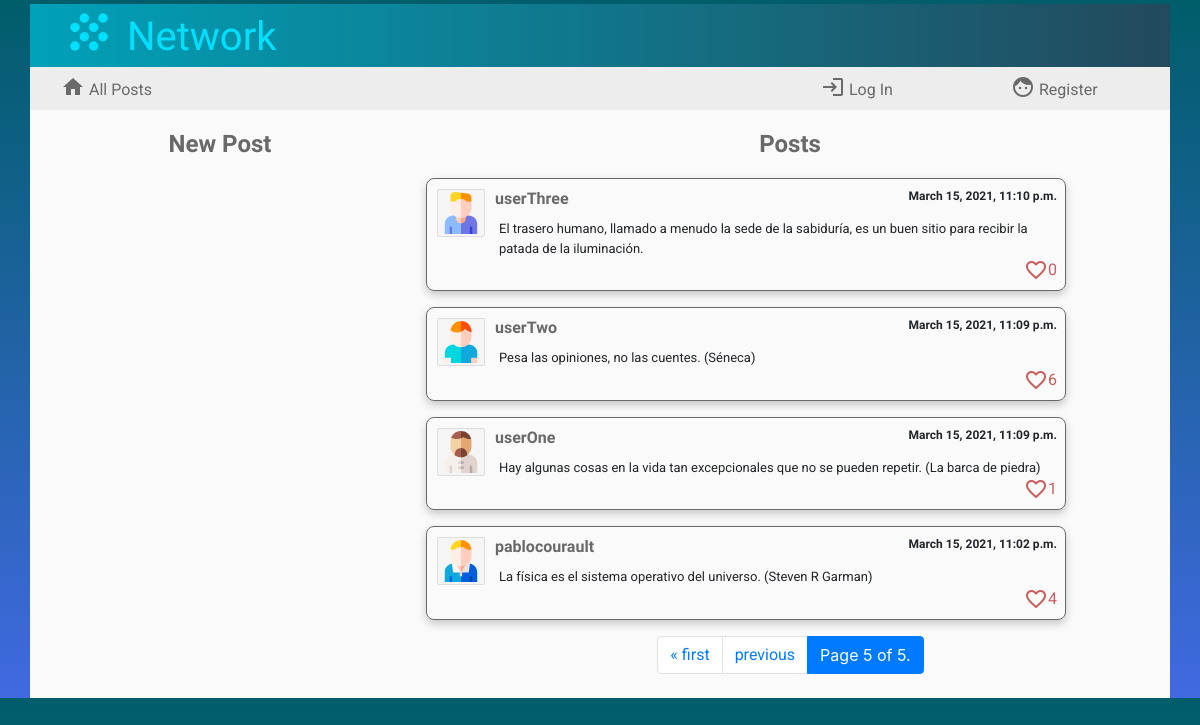
The app's page /?page=8, older data.
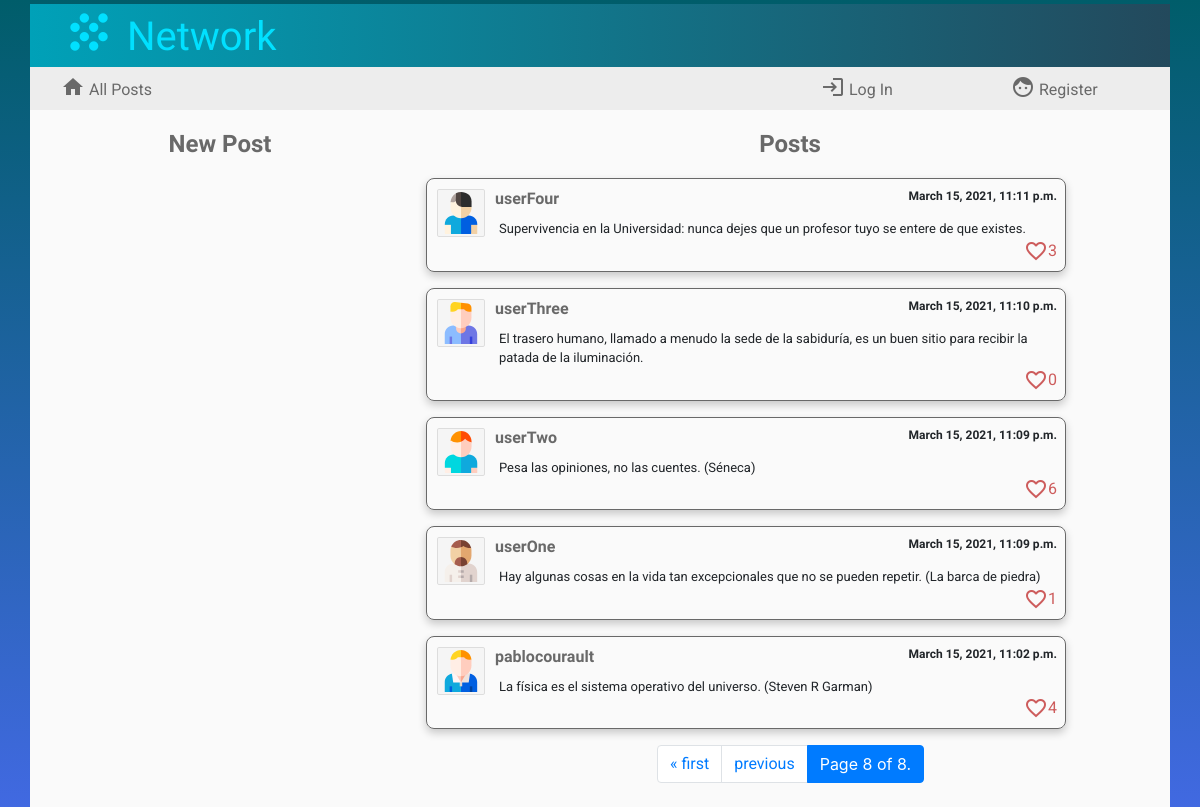
The same page, newer data.
### network/models.py (models this page shows, shortened)
class Posts(models.Model): # publicación
    usuario = models.ForeignKey(User, on_delete=models.CASCADE, blank=False)
    avatar = models.CharField(max_length=12, blank=False)
    contents = models.TextField(max_length=640, blank=False)
    post_date = models.DateTimeField(blank=False, auto_now_add=True)
    cantidad_megusta = models.IntegerField(default=0)
    megusta = models.ManyToManyField(User, blank=True, related_name="likesto")

class User(AbstractUser):
    pass

### network/views.py (the view)
# urls.py: path("", views.index, name="index"),
def index(request):
    lista_posts = Posts.objects.all().order_by('-post_date')
    paginator = Paginator(lista_posts, 10)
    page_number = request.GET.get('page')
    page_obj = paginator.get_page(page_number)
    if request.user.is_authenticated:
        perfil = Profile.objects.get(usuario=request.user)
        return render(request, "network/index.html",{"perfil": perfil,'page_obj': page_obj})
    else:
        return render(request, "network/index.html",{'page_obj': page_obj})

### network/templates/network/index.html (shortened to what this page needs)
{% extends "network/layout.html" %}
{% load static %}
{% block body %}
<div class="container cuerpo">
    <div class="row">
        <div class="col-4">
           <div class="titleNewPost">New Post</div>
        </div>
        <div class="col-8">
            {% if following %}
            <div class="titleNewPost">Posts by users followed </div>
            {% else %}
            <div class="titleNewPost">Posts</div>
            {% endif %}
        </div>
    </div>
    <div class="row" id="principal">
        <div class="col-4">
            {% if user.is_authenticated %}
            <div id="formulario">
            <form id="compose-form">
                <textarea id="compose-post"></textarea>
                <input type="submit" class="btn btn-primary botonenviar" value="Send"/>
            </form>
            <div id="successfully">posted successfully
                <span class="material-icons">
                    sentiment_satisfied_alt
                    </span>
            </div>
            </div>
            {% else %}
            <div id="formulario">
            </div>
            {% endif %}
        </div>
        <div class="col-8" id="posts">
            {% for post in page_obj %}
            <div class="post">
                <div class="postdetails"> <a href="{% url 'profile' post.usuario %}"> <img src="/static/network/avatars/{{post.avatar}}" class="postavatar"> <text class="postname">{{post.usuario}}</text> </a> <text class="postdate">{{post.post_date}}</text></div>
                <div class="postcontents" id='contents{{post.id}}'>{{post.contents}}</div>
                {% if user.is_authenticated %}
                <div>
                    {% if post.usuario == request.user %}
                    <br><a class="enlaceedit" data-postid='{{post.id}}'>Edit</a>
                    {% endif %}
                </div>
                <div class="postlikes">
                <i class="material-icons iconlikes identity" data-identity='{{post.id}}' style="cursor: pointer" id='icon{{post.id}}'>
                    {% if user in post.megusta.all %}
                        favorite
                    {% else %}
                        favorite_border
                    {% endif %}
                </i>
                <text class="numberlikes" id='text{{post.id}}'>&nbsp;{{post.cantidad_megusta}}</text></div>
                {% else %}
                <div class="postlikes"><i class="material-icons iconlikes">favorite_border</i><text class="numberlikes">{{post.cantidad_megusta}}</text></div>
                {% endif %}
            </div>
            {% endfor %}
            <nav aria-label="...">
                <ul class="pagination justify-content-center">
                    {% if page_obj.has_previous %}
                    <li class="page-item"> <a class="page-link" href="?page=1">&laquo; first</a></li>
                    <li class="page-item"> <a class="page-link" href="?page={{ page_obj.previous_page_number }}">previous</a> </li>
                    {% endif %}
                    <li class="page-item active" aria-current="page">
                        <span class="page-link">
                        Page {{ page_obj.number }} of {{ page_obj.paginator.num_pages }}.
                        </span>
                    </li>
                </ul>
            </nav>
        </div>
    </div>
</div>
{% endblock %}

Row changes from the older to the newer data that the page shows:
now on this page (row edited): Posts: avatar (picture), usuario "userFour", post_date "March 15, 2021, 11:11 p.m.", contents "Supervivencia en la Universidad: nunca dejes que un profesor tuyo se entere de que existes.", cantidad_megusta "3"
Text that changed along with them:
{{ page_obj.number }}: "5" → "8"
{{ page_obj.paginator.num_pages }}: "5" → "8"
